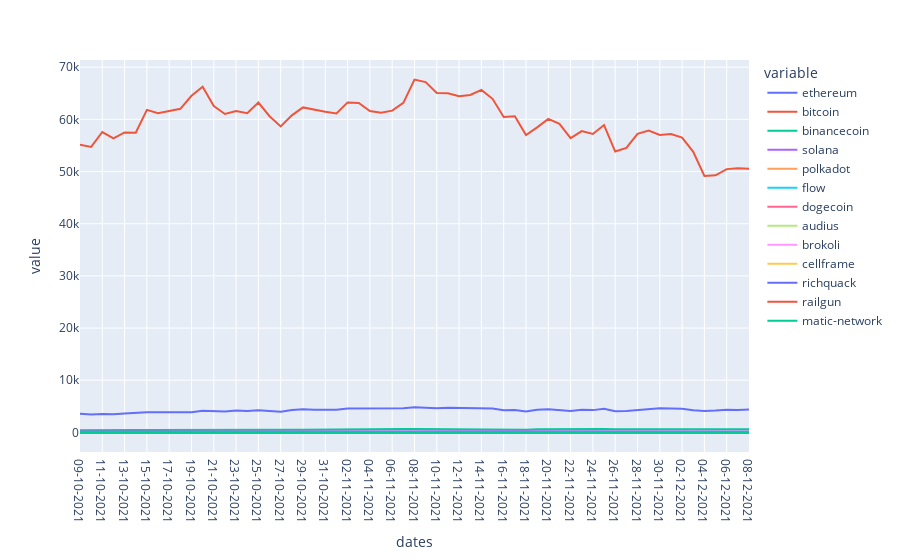

The notebook cell this image was saved under:
### Code cell
dfPrices = dfPrices.set_index('dates')
fig = px.line(dfPrices)
# fig = px.line(dfPercents, labels = {'value': 'Percent Change', 'variable': 'coin'})
py.offline.plot(fig, filename='priceChangesLines.html')

fig.show()
